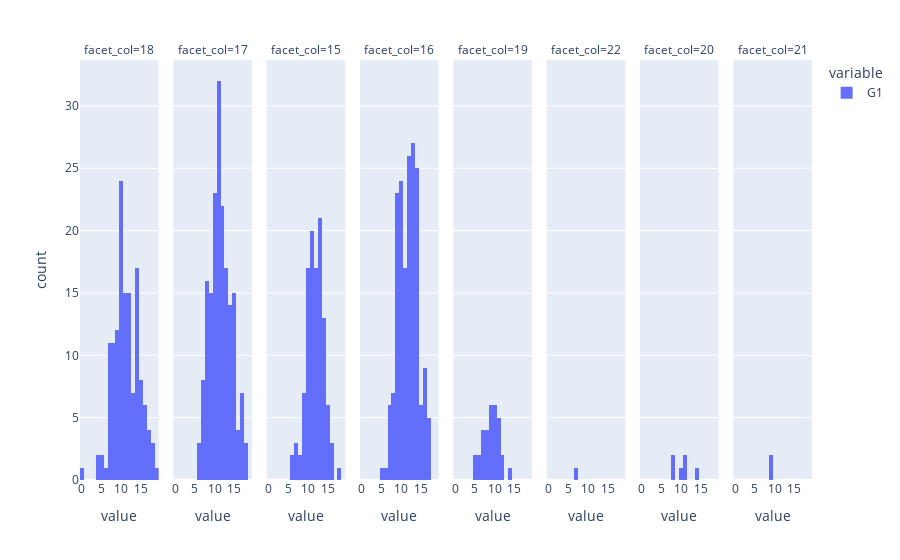

Source (notebook cell):
### Code cell
plx.histogram(numeric["G1"], facet_col=numeric["age"])

### Figure 1 — Plotly figure (JSON) as saved in the notebook; plotly's stock layout.template omitted (floating-point values rounded to 4 significant figures; data arrays with more than 128 entries replaced by an {"elided": "..."} marker saying what was removed)
{"data": [{"alignmentgroup": "True", "bingroup": "x", "hovertemplate": "variable=G1<br>facet_col=18<br>value=%{x}<br>count=%{y}<extra></extra>", "legendgroup": "G1", "marker": {"color": "#636efa", "pattern": {"shape": ""}}, "name": "G1", "offsetgroup": "G1", "orientation": "v", "showlegend": true, "type": "histogram", "x": {"elided": "140 int values"}, "xaxis": "x", "yaxis": "y"}, {"alignmentgroup": "True", "bingroup": "x", "hovertemplate": "variable=G1<br>facet_col=17<br>value=%{x}<br>count=%{y}<extra></extra>", "legendgroup": "G1", "marker": {"color": "#636efa", "pattern": {"shape": ""}}, "name": "G1", "offsetgroup": "G1", "orientation": "v", "showlegend": false, "type": "histogram", "x": {"elided": "179 int values"}, "xaxis": "x2", "yaxis": "y2"}, {"alignmentgroup": "True", "bingroup": "x", "hovertemplate": "variable=G1<br>facet_col=15<br>value=%{x}<br>count=%{y}<extra></extra>", "legendgroup": "G1", "marker": {"color": "#636efa", "pattern": {"shape": ""}}, "name": "G1", "offsetgroup": "G1", "orientation": "v", "showlegend": false, "type": "histogram", "x": [12, 14, 15, 12, 14, 10, 12, 12, 14, 12, 11, 10, 11, 11, 10, 15, 13, 13, 11, 14, 11, 14, 10, 14, 9, 10, 11, 13, 16, 10, 13, 13, 15, 15, 14, 13, 11, 11, 15, 11, 13, 11, 12, 11, 10, 12, 13, 13, 12, 15, 14, 11, 13, 12, 11, 16, 10, 10, 12, 13, 18, 10, 16, 14, 14, 14, 9, 10, 10, 11, 12, 13, 13, 8, 9, 9, 13, 12, 11, 11, 13, 11, 12, 13, 7, 8, 10, 10, 6, 13, 10, 6, 14, 12, 7, 7, 11, 11, 9, 11, 13, 14, 10, 13, 13, 10, 12, 12, 9, 9, 13, 12], "xaxis": "x3", "yaxis": "y3"}, {"alignmentgroup": "True", "bingroup": "x", "hovertemplate": "variable=G1<br>facet_col=16<br>value=%{x}<br>count=%{y}<extra></extra>", "legendgroup": "G1", "marker": {"color": "#636efa", "pattern": {"shape": ""}}, "name": "G1", "offsetgroup": "G1", "orientation": "v", "showlegend": false, "type": "histogram", "x": {"elided": "177 int values"}, "xaxis": "x4", "yaxis": "y4"}, {"alignmentgroup": "True", "bingroup": "x", "hovertemplate": "variable=G1<br>facet_col=19<br>value=%{x}<br>count=%{y}<extra></extra>", "legendgroup": "G1", "marker": {"color": "#636efa", "pattern": {"shape": ""}}, "name": "G1", "offsetgroup": "G1", "orientation": "v", "showlegend": false, "type": "histogram", "x": [9, 11, 12, 10, 11, 11, 9, 14, 9, 10, 11, 10, 8, 11, 10, 9, 7, 9, 7, 7, 12, 9, 6, 8, 10, 8, 6, 5, 8, 7, 5, 10], "xaxis": "x5", "yaxis": "y5"}, {"alignmentgroup": "True", "bingroup": "x", "hovertemplate": "variable=G1<br>facet_col=22<br>value=%{x}<br>count=%{y}<extra></extra>", "legendgroup": "G1", "marker": {"color": "#636efa", "pattern": {"shape": ""}}, "name": "G1", "offsetgroup": "G1", "orientation": "v", "showlegend": false, "type": "histogram", "x": [7], "xaxis": "x6", "yaxis": "y6"}, {"alignmentgroup": "True", "bingroup": "x", "hovertemplate": "variable=G1<br>facet_col=20<br>value=%{x}<br>count=%{y}<extra></extra>", "legendgroup": "G1", "marker": {"color": "#636efa", "pattern": {"shape": ""}}, "name": "G1", "offsetgroup": "G1", "orientation": "v", "showlegend": false, "type": "histogram", "x": [10, 14, 11, 8, 11, 8], "xaxis": "x7", "yaxis": "y7"}, {"alignmentgroup": "True", "bingroup": "x", "hovertemplate": "variable=G1<br>facet_col=21<br>value=%{x}<br>count=%{y}<extra></extra>", "legendgroup": "G1", "marker": {"color": "#636efa", "pattern": {"shape": ""}}, "name": "G1", "offsetgroup": "G1", "orientation": "v", "showlegend": false, "type": "histogram", "x": [9, 9], "xaxis": "x8", "yaxis": "y8"}], "layout": {"annotations": [{"font": {}, "showarrow": false, "text": "facet_col=18", "x": 0.05375, "xanchor": "center", "xref": "paper", "y": 1, "yanchor": "bottom", "yref": "paper"}, {"font": {}, "showarrow": false, "text": "facet_col=17", "x": 0.1812, "xanchor": "center", "xref": "paper", "y": 1, "yanchor": "bottom", "yref": "paper"}, {"font": {}, "showarrow": false, "text": "facet_col=15", "x": 0.3087, "xanchor": "center", "xref": "paper", "y": 1, "yanchor": "bottom", "yref": "paper"}, {"font": {}, "showarrow": false, "text": "facet_col=16", "x": 0.4363, "xanchor": "center", "xref": "paper", "y": 1, "yanchor": "bottom", "yref": "paper"}, {"font": {}, "showarrow": false, "text": "facet_col=19", "x": 0.5637, "xanchor": "center", "xref": "paper", "y": 1, "yanchor": "bottom", "yref": "paper"}, {"font": {}, "showarrow": false, "text": "facet_col=22", "x": 0.6912, "xanchor": "center", "xref": "paper", "y": 1, "yanchor": "bottom", "yref": "paper"}, {"font": {}, "showarrow": false, "text": "facet_col=20", "x": 0.8188, "xanchor": "center", "xref": "paper", "y": 1, "yanchor": "bottom", "yref": "paper"}, {"font": {}, "showarrow": false, "text": "facet_col=21", "x": 0.9463, "xanchor": "center", "xref": "paper", "y": 1, "yanchor": "bottom", "yref": "paper"}], "barmode": "relative", "legend": {"title": {"text": "variable"}, "tracegroupgap": 0}, "margin": {"t": 60}, "xaxis": {"anchor": "y", "domain": [0, 0.1075], "title": {"text": "value"}}, "xaxis2": {"anchor": "y2", "domain": [0.1275, 0.235], "matches": "x", "title": {"text": "value"}}, "xaxis3": {"anchor": "y3", "domain": [0.255, 0.3625], "matches": "x", "title": {"text": "value"}}, "xaxis4": {"anchor": "y4", "domain": [0.3825, 0.49], "matches": "x", "title": {"text": "value"}}, "xaxis5": {"anchor": "y5", "domain": [0.51, 0.6175], "matches": "x", "title": {"text": "value"}}, "xaxis6": {"anchor": "y6", "domain": [0.6375, 0.745], "matches": "x", "title": {"text": "value"}}, "xaxis7": {"anchor": "y7", "domain": [0.765, 0.8725], "matches": "x", "title": {"text": "value"}}, "xaxis8": {"anchor": "y8", "domain": [0.8925, 1], "matches": "x", "title": {"text": "value"}}, "yaxis": {"anchor": "x", "domain": [0, 1], "title": {"text": "count"}}, "yaxis2": {"anchor": "x2", "domain": [0, 1], "matches": "y", "showticklabels": false}, "yaxis3": {"anchor": "x3", "domain": [0, 1], "matches": "y", "showticklabels": false}, "yaxis4": {"anchor": "x4", "domain": [0, 1], "matches": "y", "showticklabels": false}, "yaxis5": {"anchor": "x5", "domain": [0, 1], "matches": "y", "showticklabels": false}, "yaxis6": {"anchor": "x6", "domain": [0, 1], "matches": "y", "showticklabels": false}, "yaxis7": {"anchor": "x7", "domain": [0, 1], "matches": "y", "showticklabels": false}, "yaxis8": {"anchor": "x8", "domain": [0, 1], "matches": "y", "showticklabels": false}}}
